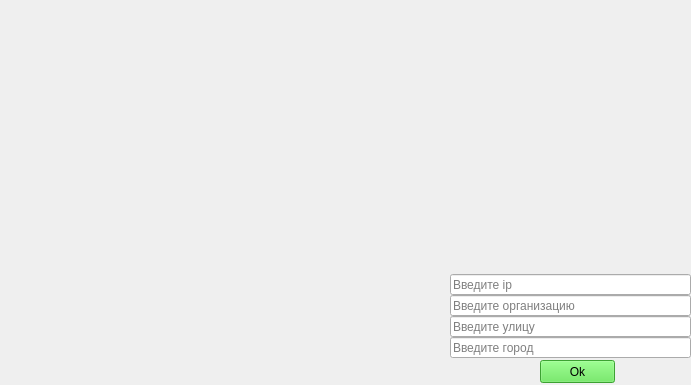
<?xml version="1.0" encoding="UTF-8"?>
<ui version="4.0">
 <class>Form</class>
 <widget class="QWidget" name="Form">
  <property name="geometry">
   <rect>
    <x>0</x>
    <y>0</y>
    <width>691</width>
    <height>385</height>
   </rect>
  </property>
  <property name="minimumSize">
   <size>
    <width>691</width>
    <height>385</height>
   </size>
  </property>
  <property name="maximumSize">
   <size>
    <width>691</width>
    <height>385</height>
   </size>
  </property>
  <property name="windowTitle">
   <string>Form</string>
  </property>
  <property name="windowIcon">
   <iconset resource="res.qrc">
    <normaloff>:/ico/Python.ico</normaloff>:/ico/Python.ico</iconset>
  </property>
  <widget class="QLabel" name="label">
   <property name="geometry">
    <rect>
     <x>0</x>
     <y>0</y>
     <width>701</width>
     <height>391</height>
    </rect>
   </property>
   <property name="styleSheet">
    <string notr="true">border-image: url(:/img/Снимок.PNG);</string>
   </property>
   <property name="text">
    <string/>
   </property>
  </widget>
  <widget class="QLineEdit" name="lineEdit">
   <property name="geometry">
    <rect>
     <x>450</x>
     <y>274</y>
     <width>241</width>
     <height>21</height>
    </rect>
   </property>
   <property name="maxLength">
    <number>15</number>
   </property>
   <property name="placeholderText">
    <string>Введите ip</string>
   </property>
  </widget>
  <widget class="QLineEdit" name="lineEdit_2">
   <property name="geometry">
    <rect>
     <x>450</x>
     <y>295</y>
     <width>241</width>
     <height>21</height>
    </rect>
   </property>
   <property name="placeholderText">
    <string>Введите организацию</string>
   </property>
  </widget>
  <widget class="QLineEdit" name="lineEdit_3">
   <property name="geometry">
    <rect>
     <x>450</x>
     <y>316</y>
     <width>241</width>
     <height>21</height>
    </rect>
   </property>
   <property name="placeholderText">
    <string>Введите улицу</string>
   </property>
  </widget>
  <widget class="QLineEdit" name="lineEdit_4">
   <property name="geometry">
    <rect>
     <x>450</x>
     <y>337</y>
     <width>241</width>
     <height>21</height>
    </rect>
   </property>
   <property name="placeholderText">
    <string>Введите город</string>
   </property>
  </widget>
  <widget class="QPushButton" name="pushButton">
   <property name="geometry">
    <rect>
     <x>540</x>
     <y>360</y>
     <width>75</width>
     <height>23</height>
    </rect>
   </property>
   <property name="styleSheet">
    <string notr="true">QPushButton {
                         background-color: #54e346;
                         }
                         QPushButton:hover {
                         background-color: white;
                         }
                         QPushButton:pressed {
                         color: #626AB0;
                         background-color: #D5D4D4;
                         }</string>
   </property>
   <property name="text">
    <string>Ok</string>
   </property>
  </widget>
 </widget>
 <resources>
  <include location="res.qrc"/>
 </resources>
 <connections/>
</ui>
